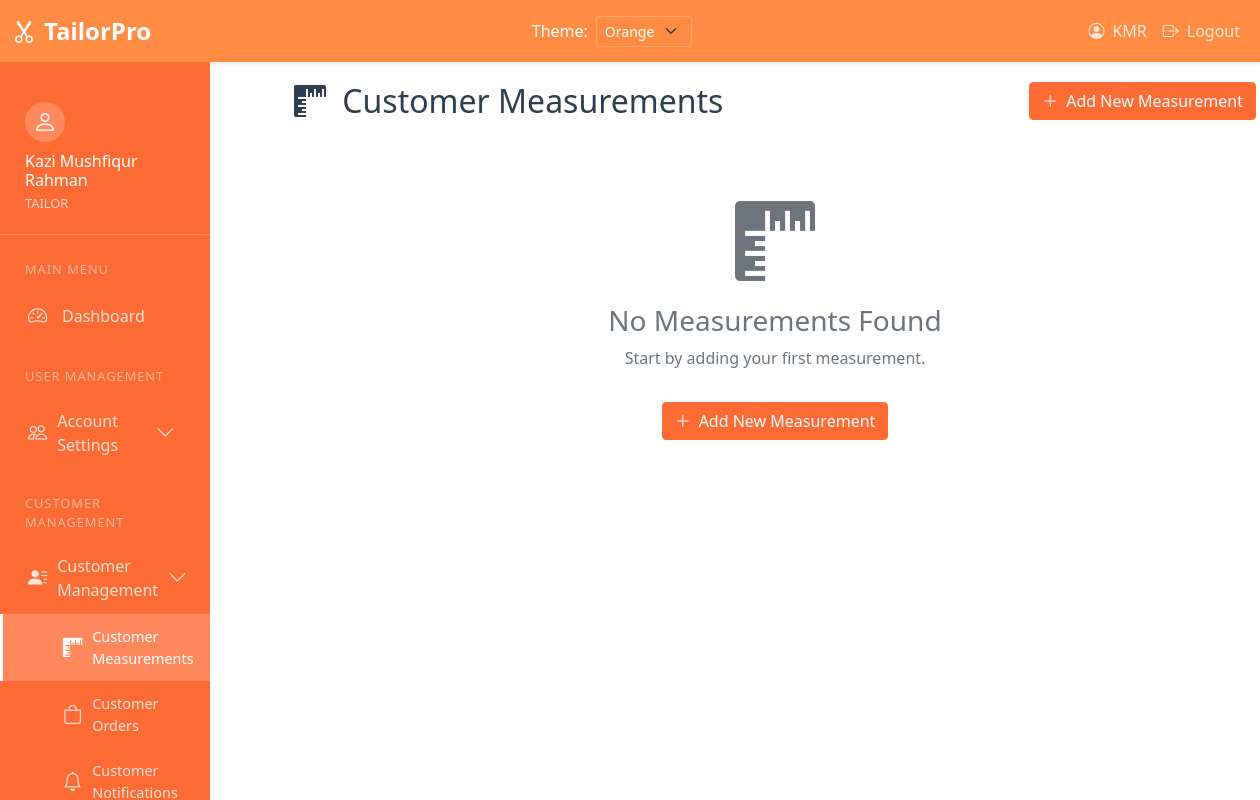
Screenshot of /customer/measurements/ (signed in) with the database file from the repository.
### user_management/models.py (models this page shows, shortened)
class User(AbstractUser):
    USER_TYPE_CHOICES = (
        ('ADMIN', 'Admin'),
        ('TAILOR', 'Tailor'),
        ('CUSTOMER', 'Customer'),
    )
    user_type = models.CharField(max_length=10, choices=USER_TYPE_CHOICES)
    phone_regex = RegexValidator(
        regex=r'^\+?1?\d{9,15}$',
        message="Phone number must be entered in the format: '+999999999'. Up to 15 digits allowed."
    )
    phone_number = models.CharField(validators=[phone_regex], max_length=17, blank=True)
    address = models.CharField(max_length=255, blank=True)

### customer_management/views.py (the view)
# urls.py: path('measurements/', views.measurement_list, name='measurement_list'),
@login_required
def measurement_list(request):
    measurements = Measurement.objects.filter(customer=request.user).order_by('-date_taken')
    return render(request, 'customer_management/measurement_list.html', {
        'measurements': measurements
    })

### customer_management/templates/customer_management/measurement_list.html (shortened to what this page needs)
{% extends 'user_management/base.html' %}
{% block content %}
<div class="container">
    <div class="d-flex justify-content-between align-items-center mb-4">
        <h2 class="mb-0">
            <i class="bi bi-rulers me-2"></i>
            {% if user.user_type == 'CUSTOMER' %}My Measurements{% else %}Customer Measurements{% endif %}
        </h2>
        <a href="{% url 'customer_management:measurement_create' %}" class="btn btn-primary">
            <i class="bi bi-plus-lg me-2"></i>Add New Measurement
        </a>
    </div>
    {% if measurements %}
        <div class="row">
            {% for measurement in measurements %}
            <div class="col-md-6 mb-4">
                <div class="card h-100">
                    <div class="card-header">
                        <div class="d-flex justify-content-between align-items-center">
                            <h5 class="mb-0">
                                <i class="bi bi-calendar3 me-2"></i>
                                {{ measurement.date_taken|date:"F j, Y" }}
                            </h5>
                            <div class="action-buttons">
                                <a href="{% url 'customer_management:measurement_edit' measurement.pk %}" class="btn btn-sm btn-outline-primary">
                                    <i class="bi bi-pencil-square"></i> Edit
                                </a>
                                <button type="button" class="btn btn-sm btn-outline-danger" data-bs-toggle="modal" data-bs-target="#deleteModal{{ measurement.pk }}">
                                    <i class="bi bi-trash"></i> Delete
                                </button>
                            </div>
                        </div>
                    </div>
                    <div class="card-body">
                        <div class="measurement-section mb-4">
                            <h6 class="section-title">Upper Body Measurements</h6>
                            <div class="row g-3">
                                <div class="col-6">
                                    <div class="measurement-item">
                                        <span class="label">Shoulder:</span>
                                        <span class="value">{{ measurement.shoulder }} inches</span>
                                    </div>
                                </div>
                                <div class="col-6">
                                    <div class="measurement-item">
                                        <span class="label">Chest:</span>
                                        <span class="value">{{ measurement.chest }} inches</span>
                                    </div>
                                </div>
                                <div class="col-6">
                                    <div class="measurement-item">
                                        <span class="label">Waist:</span>
                                        <span class="value">{{ measurement.waist }} inches</span>
                                    </div>
                                </div>
                                <div class="col-6">
                                    <div class="measurement-item">
                                        <span class="label">Hip:</span>
                                        <span class="value">{{ measurement.hip }} inches</span>
                                    </div>
                                </div>
                                <div class="col-6">
                                    <div class="measurement-item">
                                        <span class="label">Sleeve Length:</span>
                                        <span class="value">{{ measurement.sleeve_length }} inches</span>
                                    </div>
                                </div>
                            </div>
                        </div>
                        <div class="measurement-section">
                            <h6 class="section-title">Lower Body Measurements</h6>
                            <div class="row g-3">
                                <div class="col-6">
                                    <div class="measurement-item">
                                        <span class="label">Inseam:</span>
                                        <span class="value">{{ measurement.inseam }} inches</span>
                                    </div>
                                </div>
                                <div class="col-6">
                                    <div class="measurement-item">
                                        <span class="label">Outseam:</span>
                                        <span class="value">{{ measurement.outseam }} inches</span>
                                    </div>
                                </div>
                                <div class="col-6">
                                    <div class="measurement-item">
                                        <span class="label">Thigh:</span>
                                        <span class="value">{{ measurement.thigh }} inches</span>
                                    </div>
                                </div>
                                <div class="col-6">
                                    <div class="measurement-item">
                                        <span class="label">Knee:</span>
                                        <span class="value">{{ measurement.knee }} inches</span>
                                    </div>
                                </div>
                                <div class="col-6">
                                    <div class="measurement-item">
                                        <span class="label">Calf:</span>
                                        <span class="value">{{ measurement.calf }} inches</span>
                                    </div>
                                </div>
                            </div>
                        </div>
                        {% if measurement.notes %}
                        <div class="mt-3">
                            <h6 class="section-title">Notes</h6>
                            <p class="notes">{{ measurement.notes }}</p>
                        </div>
                        {% endif %}
                    </div>
                </div>
            </div>
            {% endfor %}
        </div>
    {% else %}
        <div class="text-center py-5">
            <div class="empty-state">
                <i class="bi bi-rulers display-1 text-muted"></i>
                <h3 class="mt-3">No Measurements Found</h3>
                <p class="text-muted">Start by adding your first measurement.</p>
                <a href="{% url 'customer_management:measurement_create' %}" class="btn btn-primary mt-3">
                    <i class="bi bi-plus-lg me-2"></i>Add New Measurement
                </a>
            </div>
        </div>
    {% endif %}
</div>
{% endblock %}

### user_management/templates/user_management/base.html (shortened to what this page needs)
<!DOCTYPE html>
<html>
<head>
    <link href="https://cdn.jsdelivr.net/npm/bootstrap@5.1.3/dist/css/bootstrap.min.css" rel="stylesheet">
    <link rel="stylesheet" href="https://cdn.jsdelivr.net/npm/bootstrap-icons@1.7.2/font/bootstrap-icons.css">
</head>
<body>
    <nav class="navbar navbar-expand-lg navbar-dark">
        <div class="container-fluid">
            <a class="navbar-brand" href="{% if user.is_authenticated %}{% url 'dashboard' %}{% else %}/{% endif %}">
                <i class="bi bi-scissors me-2"></i>TailorPro
            </a>
            <div class="navbar-nav ms-auto me-4">
                <div class="theme-switcher d-flex align-items-center">
                    <label class="me-2 text-white">Theme:</label>
                    <select class="form-select form-select-sm" id="themeSelector">
                        <option value="orange">Orange</option>
                    </select>
                </div>
            </div>
            <div class="navbar-nav ms-auto">
                {% if user.is_authenticated %}
                    <span class="nav-link">
                        <i class="bi bi-person-circle me-2"></i>{{ user.username }}
                    </span>
                    <a class="nav-link" href="{% url 'logout' %}">
                        <i class="bi bi-box-arrow-right me-2"></i>Logout
                    </a>
                {% endif %}
            </div>
        </div>
    </nav>
    <div class="container-fluid">
        <div class="row">
            {% if user.is_authenticated %}
            <div class="col-md-3 col-lg-2 px-0">
                <div class="sidebar">
                    <div class="sidebar-user">
                        <div class="user-avatar">
                            <i class="bi bi-person"></i>
                        </div>
                        <div class="user-info">
                            <h6>{{ user.get_full_name|default:user.username }}</h6>
                            <span>{{ user.user_type }}</span>
                        </div>
                    </div>
                    <div class="nav-section">
                        <div class="nav-section-title">Main Menu</div>
                        <a href="{% url 'dashboard' %}" class="sidebar-link {% if request.resolver_match.url_name == 'dashboard' %}active{% endif %}">
                            <i class="bi bi-speedometer2"></i>
                            Dashboard
                        </a>
                    </div>
                    <div class="nav-section">
                        <div class="nav-section-title">User Management</div>
                        <div class="menu-toggle" data-bs-toggle="collapse" data-bs-target="#userManagement">
                            <a class="sidebar-link">
                                <i class="bi bi-people"></i>
                                Account Settings
                                <i class="bi bi-chevron-down ms-auto"></i>
                            </a>
                        </div>
                    </div>
                    {% if user.user_type == 'CUSTOMER' or user.user_type == 'TAILOR' %}
                    <div class="nav-section">
                        <div class="nav-section-title">Customer Management</div>
                        <div class="menu-toggle" data-bs-toggle="collapse" data-bs-target="#customerManagement">
                            <a class="sidebar-link">
                                <i class="bi bi-person-lines-fill"></i>
                                {% if user.user_type == 'CUSTOMER' %}
                                    Customer Services
                                {% else %}
                                    Customer Management
                                {% endif %}
                                <i class="bi bi-chevron-down ms-auto"></i>
                            </a>
                        </div>
                        <div class="sidebar-submenu collapse" id="customerManagement">
                            <a href="{% url 'customer_management:measurement_list' %}" class="sidebar-link {% if request.resolver_match.url_name == 'measurement_list' %}active{% endif %}">
                                <i class="bi bi-rulers"></i>
                                {% if user.user_type == 'CUSTOMER' %}
                                    My Measurements
                                {% else %}
                                    Customer Measurements
                                {% endif %}
                            </a>
                            <a href="{% url 'customer_management:order_list' %}" class="sidebar-link {% if request.resolver_match.url_name == 'order_list' %}active{% endif %}">
                                <i class="bi bi-bag"></i>
                                {% if user.user_type == 'CUSTOMER' %}
                                    My Orders
                                {% else %}
                                    Customer Orders
                                {% endif %}
                            </a>
                            <a href="{% url 'customer_management:notification_list' %}" class="sidebar-link {% if request.resolver_match.url_name == 'notification_list' %}active{% endif %}">
                                <i class="bi bi-bell"></i>
                                {% if user.user_type == 'CUSTOMER' %}
                                    My Notifications
                                {% else %}
                                    Customer Notifications
                                {% endif %}
                            </a>
                        </div>
                    </div>
                    {% endif %}
                </div>
            </div>
            <div class="col-md-9 col-lg-10 main-content">
            {% else %}
            <div class="col-12 main-content">
            {% endif %}
                {% block content %}
                {% endblock %}
            </div>
        </div>
    </div>
</body>
</html>

### rows the page displays
User: username "KMR", get_full_name "Kazi Mushfiqur Rahman", user_type "TAILOR"
